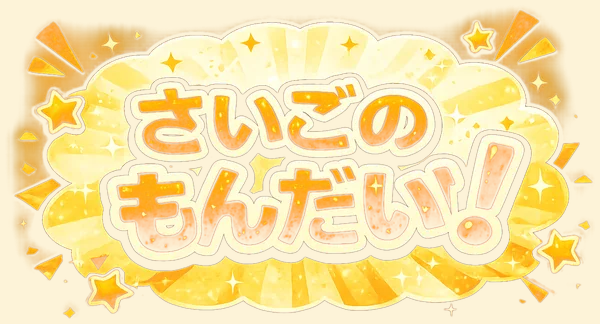
#> input picture .claude/recut_over_paper.png, 600 x 324 px, given in place of final_q_balloon.webp, which was not available
$ python recut_verify.py
#> lines starting #> are read from the running program, lines starting #| are printed output that depends on the picture; pictures that were not available may be replaced by others from this repository, and a replacement may not be noted
"""Verify the recut webp: composite over backgrounds + stacked with sibling.
Also measure halo/corner darkness and inter-ray gap transparency numerically.
"""
import os
import numpy as np
from PIL import Image

WEBP = "d:/AppDevelopment/pono-asobiba-app/assets/images/quizland/final_q_balloon.webp"
SIB = "d:/AppDevelopment/pono-asobiba-app/assets/images/quizland/qno_plate_5.png"
DBG = "d:/AppDevelopment/pono-asobiba-app/.claude"

BGS = {
    'gray': (0x88, 0x88, 0x88),
    'paper': (0xfd, 0xf3, 0xd8),
    'teal': (0x16, 0x50, 0x5a),
}


def composite(fg, bg_rgb):
    fg = fg.convert('RGBA')
    bg = Image.new('RGBA', fg.size, bg_rgb + (255,))
    return Image.alpha_composite(bg, fg).convert('RGB')


def main():
    fg = Image.open(WEBP).convert('RGBA')
    arr = np.asarray(fg)
    alpha = arr[:, :, 3]
#> alpha: shape (324, 600); every value is 255
    h, w = alpha.shape
#> h = 324; w = 600
    print('webp dims:', w, 'x', h, 'bytes', os.path.getsize(WEBP))
#| webp dims: 600 x 324 bytes 254819

    # Corner transparency (should be ~0).
    cs = 30
    for name, (yy, xx) in {'TL': (slice(0, cs), slice(0, cs)),
                           'TR': (slice(0, cs), slice(w - cs, w)),
                           'BL': (slice(h - cs, h), slice(0, cs)),
                           'BR': (slice(h - cs, h), slice(w - cs, w))}.items():
        print(f'corner {name} mean alpha:', round(float(alpha[yy, xx].mean()), 2),
              'max:', int(alpha[yy, xx].max()))
#> this loop made 4 passes
#| corner TL mean alpha: 255.0 max: 255
#| corner TR mean alpha: 255.0 max: 255
#| corner BL mean alpha: 255.0 max: 255
#| corner BR mean alpha: 255.0 max: 255

    # Mid-band inter-ray gap sampling: ring region away from center cloud.
    # Count semi-opaque pixels in a band that should be mostly gaps.
    yc, xc = h / 2, w / 2
#> yc = 162; xc = 300
    yy, xx = np.mgrid[0:h, 0:w]
    r = np.sqrt(((yy - yc) / (h / 2)) ** 2 + ((xx - xc) / (w / 2)) ** 2)
    outer = (r > 0.78)  # corners / outermost ring, mostly gaps
    if outer.sum():
        print('outer-ring frac alpha>40:',
              round(float((alpha[outer] > 40).mean()), 4),
              'mean alpha:', round(float(alpha[outer].mean()), 2))
#| outer-ring frac alpha>40: 1.0 mean alpha: 255.0

    for name, bg in BGS.items():
        composite(fg, bg).save(os.path.join(DBG, f'recut_over_{name}.png'))
#> this loop made 3 passes
#> pass 2, in composite (call 2), `bg = Image.new('RGBA', fg.size, bg_rgb + (255,))`:
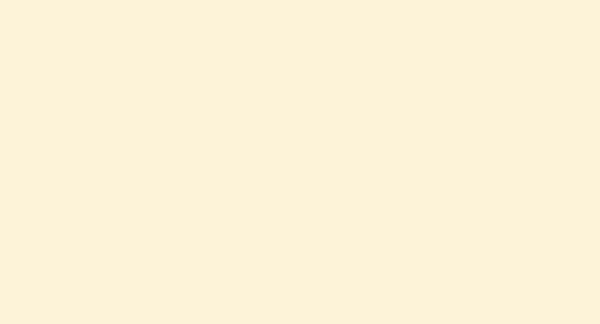
#> bg: PIL image 600x324 RGBA; mean R, G, B, A 253, 243, 216, 255
#> pass 3, in composite (call 3), `bg = Image.new('RGBA', fg.size, bg_rgb + (255,))`:
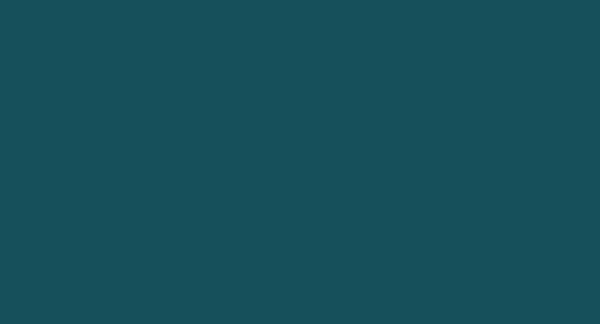
#> bg: PIL image 600x324 RGBA; mean R, G, B, A 22, 80, 90, 255

    # Stacked composite with sibling below, over teal.
    sib = Image.open(SIB).convert('RGBA')
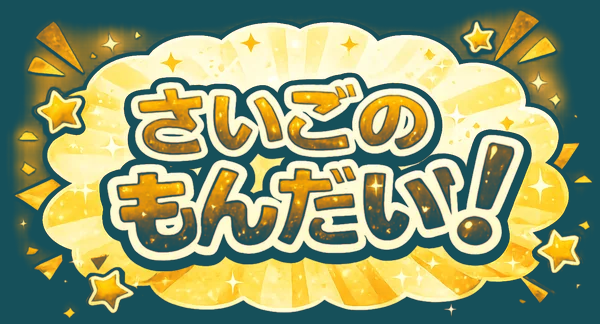
#> input picture .claude/recut_over_teal.png, 600 x 324 px, given in place of qno_plate_5.png, which was not available
    teal = BGS['teal']
    tw = max(fg.width, sib.width)
#> tw = 600
    gap = 20
    canvas = Image.new('RGBA', (tw, fg.height + sib.height + gap), teal + (255,))
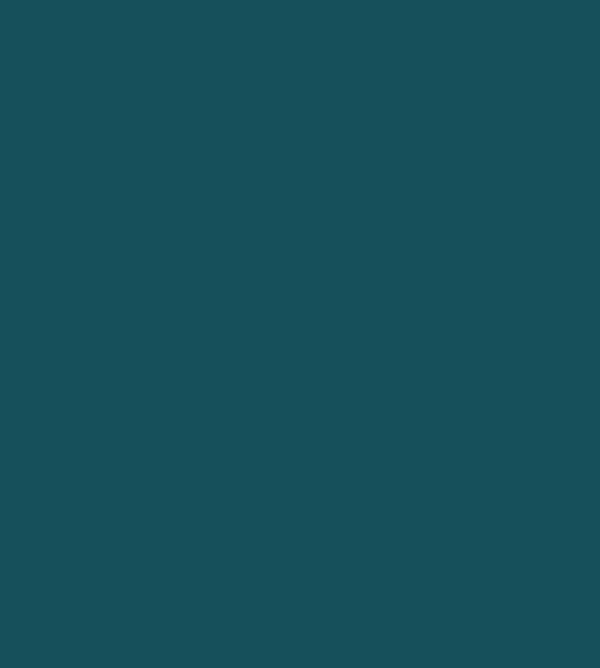
#> canvas: PIL image 600x668 RGBA; mean R, G, B, A 22, 80, 90, 255
    canvas.alpha_composite(fg, ((tw - fg.width) // 2, 0))
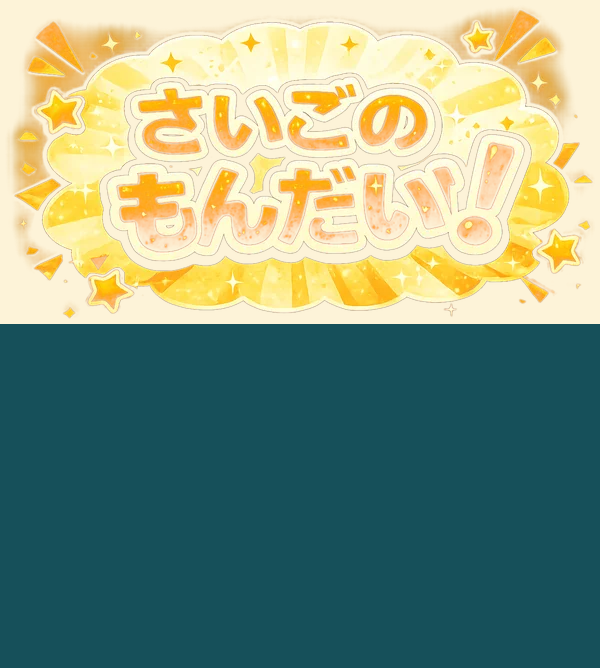
#> canvas: PIL image 600x668 RGBA; mean R, G, B, A 132.6, 152.3, 128.6, 255
    canvas.alpha_composite(sib, ((tw - sib.width) // 2, fg.height + gap))
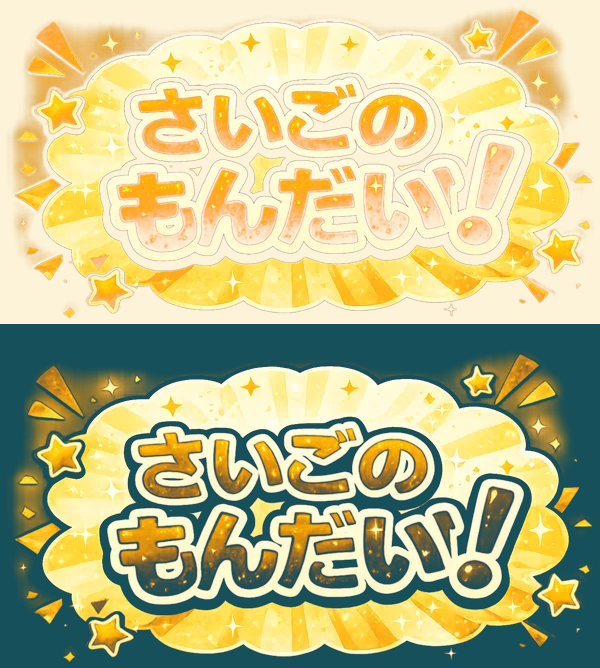
#> canvas: PIL image 600x668 RGBA; mean R, G, B, A 192.6, 188.9, 139.6, 255
    canvas.convert('RGB').save(os.path.join(DBG, 'recut_stacked_with_sibling.png'))
    print('saved composites')


if __name__ == '__main__':
    main()
